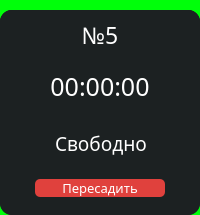
                  <widget class="QFrame" name="PC_5">
                   <property name="styleSheet">
                    <string notr="true">background-color: #00FF0A;
border-radius: 15px;</string>
                   </property>
                   <property name="frameShape">
                    <enum>QFrame::StyledPanel</enum>
                   </property>
                   <property name="frameShadow">
                    <enum>QFrame::Raised</enum>
                   </property>
                   <layout class="QVBoxLayout" name="verticalLayout_54">
                    <property name="spacing">
                     <number>0</number>
                    </property>
                    <property name="leftMargin">
                     <number>0</number>
                    </property>
                    <property name="topMargin">
                     <number>10</number>
                    </property>
                    <property name="rightMargin">
                     <number>0</number>
                    </property>
                    <property name="bottomMargin">
                     <number>0</number>
                    </property>
                    <item>
                     <widget class="QFrame" name="frame_21">
                      <property name="styleSheet">
                       <string notr="true">background-color: rgb(28, 33, 34);
border-radius: 12px;</string>
                      </property>
                      <property name="frameShape">
                       <enum>QFrame::StyledPanel</enum>
                      </property>
                      <property name="frameShadow">
                       <enum>QFrame::Raised</enum>
                      </property>
                      <layout class="QVBoxLayout" name="verticalLayout_55">
                       <property name="spacing">
                        <number>0</number>
                       </property>
                       <property name="leftMargin">
                        <number>0</number>
                       </property>
                       <property name="topMargin">
                        <number>0</number>
                       </property>
                       <property name="rightMargin">
                        <number>0</number>
                       </property>
                       <property name="bottomMargin">
                        <number>0</number>
                       </property>
                       <item>
                        <widget class="QFrame" name="frame_22">
                         <property name="frameShape">
                          <enum>QFrame::StyledPanel</enum>
                         </property>
                         <property name="frameShadow">
                          <enum>QFrame::Raised</enum>
                         </property>
                         <layout class="QVBoxLayout" name="verticalLayout_56">
                          <property name="spacing">
                           <number>0</number>
                          </property>
                          <property name="leftMargin">
                           <number>0</number>
                          </property>
                          <property name="topMargin">
                           <number>0</number>
                          </property>
                          <property name="rightMargin">
                           <number>0</number>
                          </property>
                          <property name="bottomMargin">
                           <number>0</number>
                          </property>
                          <item>
                           <widget class="QFrame" name="num_pc_5">
                            <property name="frameShape">
                             <enum>QFrame::StyledPanel</enum>
                            </property>
                            <property name="frameShadow">
                             <enum>QFrame::Raised</enum>
                            </property>
                            <layout class="QHBoxLayout" name="horizontalLayout_48">
                             <item>
                              <widget class="QLabel" name="num_5">
                               <property name="font">
                                <font>
                                 <family>Montserrat Medium</family>
                                 <pointsize>-1</pointsize>
                                </font>
                               </property>
                               <property name="layoutDirection">
                                <enum>Qt::LeftToRight</enum>
                               </property>
                               <property name="styleSheet">
                                <string notr="true">color: #fff; font-size: 23px;</string>
                               </property>
                               <property name="text">
                                <string>№5</string>
                               </property>
                               <property name="alignment">
                                <set>Qt::AlignCenter</set>
                               </property>
                              </widget>
                             </item>
                            </layout>
                           </widget>
                          </item>
                          <item>
                           <widget class="QFrame" name="timer_pc_5">
                            <property name="frameShape">
                             <enum>QFrame::StyledPanel</enum>
                            </property>
                            <property name="frameShadow">
                             <enum>QFrame::Raised</enum>
                            </property>
                            <layout class="QHBoxLayout" name="horizontalLayout_49">
                             <item>
                              <widget class="QLabel" name="timer_5">
                               <property name="font">
                                <font>
                                 <family>Montserrat Medium</family>
                                 <pointsize>-1</pointsize>
                                </font>
                               </property>
                               <property name="styleSheet">
                                <string notr="true">color: #fff; font-size: 25px;</string>
                               </property>
                               <property name="text">
                                <string>00:00:00</string>
                               </property>
                               <property name="alignment">
                                <set>Qt::AlignCenter</set>
                               </property>
                              </widget>
                             </item>
                            </layout>
                           </widget>
                          </item>
                          <item>
                           <widget class="QFrame" name="line_5">
                            <property name="maximumSize">
                             <size>
                              <width>16777215</width>
                              <height>2</height>
                             </size>
                            </property>
                            <property name="styleSheet">
                             <string notr="true">background-color: #7B7B7B;</string>
                            </property>
                            <property name="frameShape">
                             <enum>QFrame::StyledPanel</enum>
                            </property>
                            <property name="frameShadow">
                             <enum>QFrame::Raised</enum>
                            </property>
                           </widget>
                          </item>
                         </layout>
                        </widget>
                       </item>
                       <item>
                        <widget class="QFrame" name="frame_23">
                         <property name="maximumSize">
                          <size>
                           <width>16777215</width>
                           <height>125</height>
                          </size>
                         </property>
                         <property name="sizeIncrement">
                          <size>
                           <width>0</width>
                           <height>0</height>
                          </size>
                         </property>
                         <property name="frameShape">
                          <enum>QFrame::StyledPanel</enum>
                         </property>
                         <property name="frameShadow">
                          <enum>QFrame::Raised</enum>
                         </property>
                         <layout class="QVBoxLayout" name="verticalLayout_57">
                          <item>
                           <widget class="QFrame" name="info_PC_5">
                            <property name="maximumSize">
                             <size>
                              <width>16777215</width>
                              <height>42</height>
                             </size>
                            </property>
                            <property name="font">
                             <font>
                              <pointsize>8</pointsize>
                             </font>
                            </property>
                            <property name="frameShape">
                             <enum>QFrame::StyledPanel</enum>
                            </property>
                            <property name="frameShadow">
                             <enum>QFrame::Raised</enum>
                            </property>
                            <layout class="QHBoxLayout" name="horizontalLayout_50">
                             <property name="leftMargin">
                              <number>11</number>
                             </property>
                             <item>
                              <widget class="QLabel" name="info_5">
                               <property name="font">
                                <font>
                                 <family>Montserrat Medium</family>
                                 <pointsize>-1</pointsize>
                                </font>
                               </property>
                               <property name="styleSheet">
                                <string notr="true">color: #fff; font-size: 19px;</string>
                               </property>
                               <property name="text">
                                <string>Свободно</string>
                               </property>
                               <property name="alignment">
                                <set>Qt::AlignCenter</set>
                               </property>
                              </widget>
                             </item>
                            </layout>
                           </widget>
                          </item>
                          <item>
                           <widget class="QFrame" name="btn_transplant_PC_5">
                            <property name="maximumSize">
                             <size>
                              <width>16777215</width>
                              <height>60</height>
                             </size>
                            </property>
                            <property name="frameShape">
                             <enum>QFrame::StyledPanel</enum>
                            </property>
                            <property name="frameShadow">
                             <enum>QFrame::Raised</enum>
                            </property>
                            <layout class="QHBoxLayout" name="horizontalLayout_51">
                             <item>
                              <widget class="QPushButton" name="transplant_5">
                               <property name="maximumSize">
                                <size>
                                 <width>130</width>
                                 <height>50</height>
                                </size>
                               </property>
                               <property name="font">
                                <font>
                                 <family>Montserrat Medium</family>
                                 <pointsize>10</pointsize>
                                </font>
                               </property>
                               <property name="styleSheet">
                                <string notr="true">QPushButton{
background-color: rgb(224, 65, 61);
color: #fff;
border-radius: 5px;
}

QPushButton:hover{
background-color: rgb(204, 5, 0);
}</string>
                               </property>
                               <property name="text">
                                <string>Пересадить</string>
                               </property>
                              </widget>
                             </item>
                            </layout>
                           </widget>
                          </item>
                         </layout>
                        </widget>
                       </item>
                      </layout>
                     </widget>
                    </item>
                   </layout>
                  </widget>
